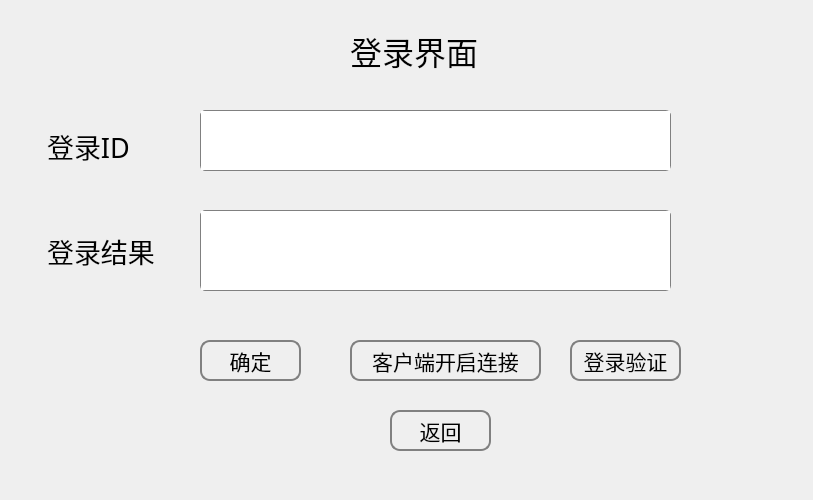
<?xml version="1.0" encoding="UTF-8"?>
<ui version="4.0">
 <class>Form</class>
 <widget class="QWidget" name="Form">
  <property name="geometry">
   <rect>
    <x>0</x>
    <y>0</y>
    <width>813</width>
    <height>500</height>
   </rect>
  </property>
  <property name="windowTitle">
   <string>客户端</string>
  </property>
  <widget class="QPushButton" name="pushButton">
   <property name="geometry">
    <rect>
     <x>390</x>
     <y>410</y>
     <width>101</width>
     <height>41</height>
    </rect>
   </property>
   <property name="font">
    <font>
     <family>楷体</family>
     <pointsize>16</pointsize>
    </font>
   </property>
   <property name="styleSheet">
    <string notr="true">QPushButton#pushButton{

background-color: rgba(255, 255, 255, 0);

border:2px solid gray;border-radius:10px;

}

 
QPushButton#pushButton:hover{ 

background-color: rgba(255, 255, 255, 150);

border:8px solid red;border-radius:10px;

}

QPushButton#pushButton:pressed{

background-color: rgba(255, 255, 255, 150);

border:8px solid red;border-radius:10px;

} </string>
   </property>
   <property name="text">
    <string>返回</string>
   </property>
  </widget>
  <widget class="QTextEdit" name="textEdit">
   <property name="geometry">
    <rect>
     <x>200</x>
     <y>110</y>
     <width>471</width>
     <height>61</height>
    </rect>
   </property>
   <property name="styleSheet">
    <string notr="true">font: 75 14pt &quot;微软雅黑&quot;;
border:0.5px solid gray;border-radius:5px;</string>
   </property>
  </widget>
  <widget class="QPushButton" name="pushButton_2">
   <property name="geometry">
    <rect>
     <x>200</x>
     <y>340</y>
     <width>101</width>
     <height>41</height>
    </rect>
   </property>
   <property name="font">
    <font>
     <family>楷体</family>
     <pointsize>16</pointsize>
    </font>
   </property>
   <property name="styleSheet">
    <string notr="true">QPushButton#pushButton_2{

background-color: rgba(255, 255, 255, 0);

border:2px solid gray;border-radius:10px;

}

 
QPushButton#pushButton_2:hover{ 

background-color: rgba(255, 255, 255, 150);

border:8px solid red;border-radius:10px;

}

QPushButton#pushButton_2:pressed{

background-color: rgba(255, 255, 255, 150);

border:8px solid red;border-radius:10px;

} </string>
   </property>
   <property name="text">
    <string>确定</string>
   </property>
  </widget>
  <widget class="QLabel" name="label_3">
   <property name="geometry">
    <rect>
     <x>40</x>
     <y>120</y>
     <width>121</width>
     <height>51</height>
    </rect>
   </property>
   <property name="font">
    <font>
     <family>楷体</family>
     <pointsize>20</pointsize>
    </font>
   </property>
   <property name="styleSheet">
    <string notr="true">QLabel#label_3:hover{ 

background-color: rgba(255, 255, 255, 150);

border:8px solid red;border-radius:10px;

}</string>
   </property>
   <property name="text">
    <string> 登录ID</string>
   </property>
  </widget>
  <widget class="QPushButton" name="pushButton_6">
   <property name="geometry">
    <rect>
     <x>350</x>
     <y>340</y>
     <width>191</width>
     <height>41</height>
    </rect>
   </property>
   <property name="font">
    <font>
     <family>楷体</family>
     <pointsize>16</pointsize>
    </font>
   </property>
   <property name="styleSheet">
    <string notr="true">QPushButton#pushButton_6{

background-color: rgba(255, 255, 255, 0);

border:2px solid gray;border-radius:10px;

}

 
QPushButton#pushButton_6:hover{ 

background-color: rgba(255, 255, 255, 150);

border:8px solid red;border-radius:10px;

}

QPushButton#pushButton_6:pressed{

background-color: rgba(255, 255, 255, 150);

border:8px solid red;border-radius:10px;

} </string>
   </property>
   <property name="text">
    <string>客户端开启连接</string>
   </property>
  </widget>
  <widget class="QTextEdit" name="show_txt">
   <property name="geometry">
    <rect>
     <x>200</x>
     <y>210</y>
     <width>471</width>
     <height>81</height>
    </rect>
   </property>
   <property name="styleSheet">
    <string notr="true">font: 12pt &quot;微软雅黑&quot;;
border:0.5px solid gray;border-radius:5px;</string>
   </property>
  </widget>
  <widget class="QPushButton" name="pushButton_7">
   <property name="geometry">
    <rect>
     <x>570</x>
     <y>340</y>
     <width>111</width>
     <height>41</height>
    </rect>
   </property>
   <property name="font">
    <font>
     <family>楷体</family>
     <pointsize>16</pointsize>
    </font>
   </property>
   <property name="styleSheet">
    <string notr="true">QPushButton#pushButton_7{

background-color: rgba(255, 255, 255, 0);

border:2px solid gray;border-radius:10px;

}

 
QPushButton#pushButton_7:hover{ 

background-color: rgba(255, 255, 255, 150);

border:8px solid red;border-radius:10px;

}

QPushButton#pushButton_7:pressed{

background-color: rgba(255, 255, 255, 150);

border:8px solid red;border-radius:10px;

} </string>
   </property>
   <property name="text">
    <string>登录验证</string>
   </property>
  </widget>
  <widget class="QLabel" name="label">
   <property name="geometry">
    <rect>
     <x>40</x>
     <y>220</y>
     <width>141</width>
     <height>61</height>
    </rect>
   </property>
   <property name="font">
    <font>
     <family>楷体</family>
     <pointsize>20</pointsize>
    </font>
   </property>
   <property name="styleSheet">
    <string notr="true">QLabel#label:hover{ 

background-color: rgba(255, 255, 255, 150);

border:8px solid red;border-radius:10px;

}</string>
   </property>
   <property name="text">
    <string> 登录结果</string>
   </property>
  </widget>
  <widget class="QLabel" name="label_2">
   <property name="geometry">
    <rect>
     <x>350</x>
     <y>30</y>
     <width>191</width>
     <height>41</height>
    </rect>
   </property>
   <property name="font">
    <font>
     <family>华光楷体_CNKI</family>
     <pointsize>24</pointsize>
    </font>
   </property>
   <property name="text">
    <string>登录界面</string>
   </property>
  </widget>
 </widget>
 <resources/>
 <connections/>
</ui>
